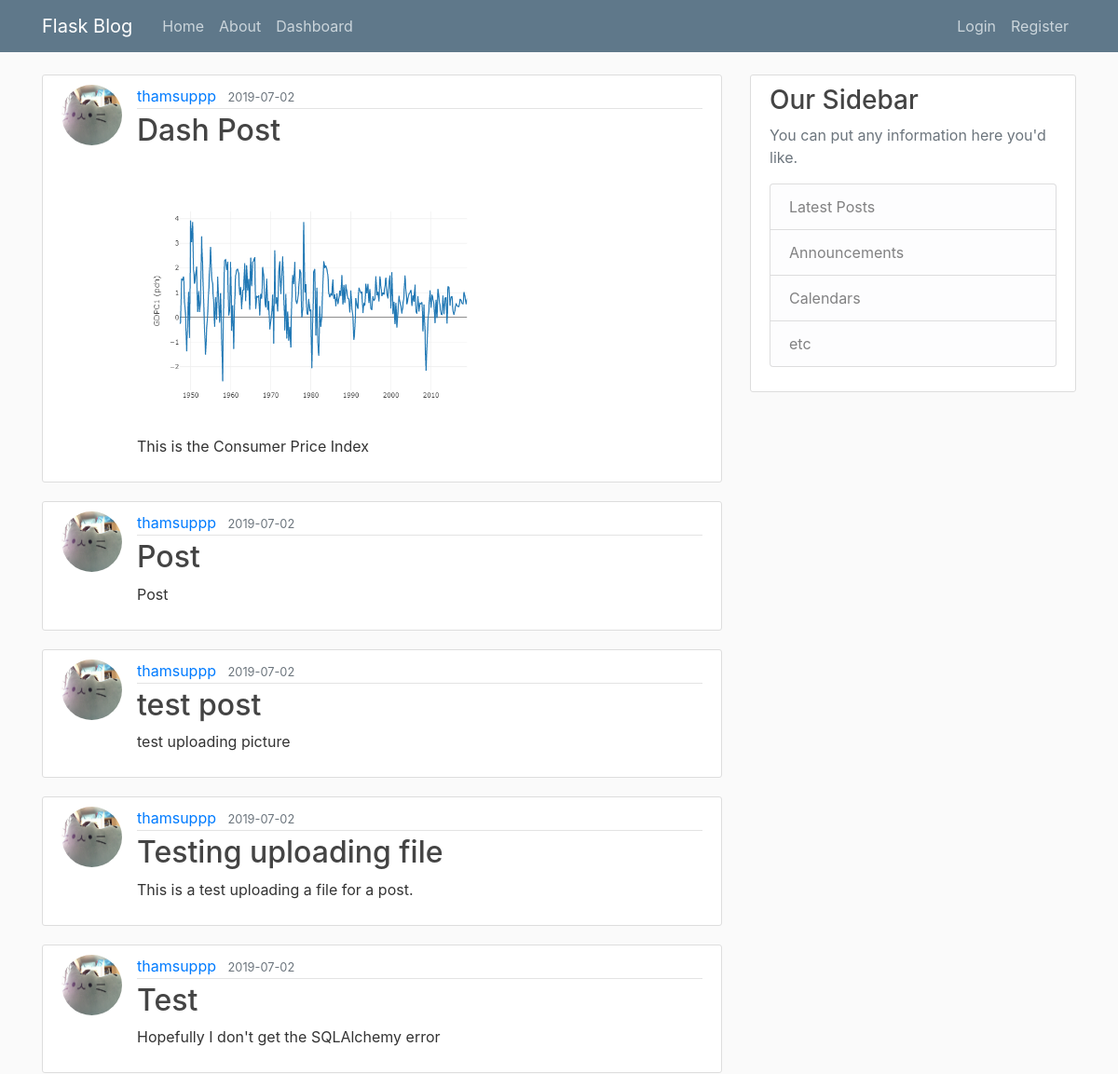
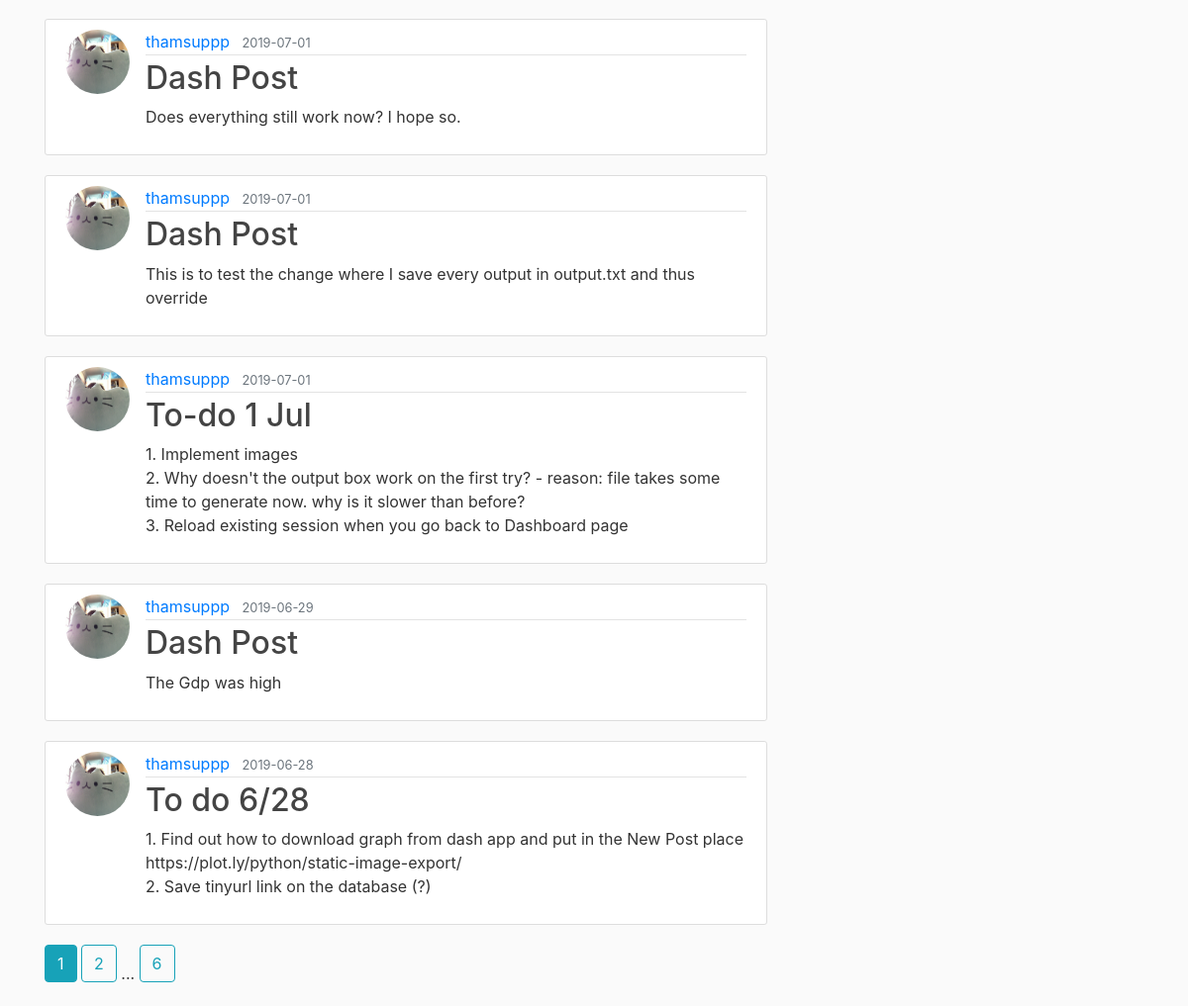
The page / on the database its author committed (2 pictures, top to bottom).
### flaskblog/models.py (models this page shows, shortened)
class Post(db.Model):
    id = db.Column(db.Integer, primary_key=True)
    title = db.Column(db.String(100), nullable=False)
    date_posted = db.Column(db.DateTime, nullable=False, default=datetime.utcnow)
    content = db.Column(db.Text, nullable=False)
    user_id = db.Column(db.Integer, db.ForeignKey('user.id'), nullable=False)
    image_file = db.Column(db.String(20), nullable = True)

class User(db.Model, UserMixin):
    id = db.Column(db.Integer, primary_key=True)
    username = db.Column(db.String(20), unique=True, nullable=False)
    email = db.Column(db.String(120), unique=True, nullable=False)
    image_file = db.Column(db.String(20), nullable=False, default='default.jpg')
    password = db.Column(db.String(60), nullable=False)
    posts = db.relationship('Post', backref='author', lazy=True)

### flaskblog/main/routes.py (the view)
@main.route('/')
def home():
    page = request.args.get('page', 1, type=int)
    posts = Post.query.order_by(Post.date_posted.desc()).paginate(page=page, per_page=10)
    return render_template('home.html', posts = posts)

### flaskblog/templates/home.html
{% extends 'layout.html'%}
{% block content %}
    {% for post in posts.items %}
        <article class="media content-section">
            <img class="rounded-circle article-img" src="{{ url_for('static', filename = 'profile_pics/' + post.author.image_file) }}">
            <div class="media-body">
              <div class="article-metadata">
                <a class="mr-2" href="{{ url_for('users.user_posts', username=post.author.username) }}">{{ post.author.username }}</a>
                <small class="text-muted">{{ post.date_posted.strftime('%Y-%m-%d') }}</small>
              </div>
              <h2><a class="article-title" href="{{ url_for('posts.post', post_id=post.id) }}">{{ post.title }}</a></h2>
              {% if post.image_file %}
              <img class='post-img' src="{{ url_for('static', filename = 'post_images/' + post.image_file) }}">
              {% endif %}
              <p class="article-content">{{ post.content }}</p>
            </div>
        </article>
    {% endfor %}
    {% for page_num in posts.iter_pages(left_edge=1, right_edge=1, left_current=1, right_current=2) %}
        {% if page_num %}
        {% if posts.page == page_num %}
            <a class='btn btn-info mb-4' href="{{ url_for('main.home', page=page_num) }}">{{ page_num }}</a>
        {% else %}
            <a class='btn btn-outline-info mb-4' href="{{ url_for('main.home', page=page_num) }}">{{ page_num }}</a>
        {% endif %}
        {% else %}
        ...
        {% endif %}
    {% endfor %}
{% endblock content %}

### flaskblog/templates/layout.html (shortened to what this page needs)
<!DOCTYPE html>
<html>
<head>
    <link rel="stylesheet" href="https://stackpath.bootstrapcdn.com/bootstrap/4.3.1/css/bootstrap.min.css">
    <link rel="stylesheet" type='text/css' href="{{ url_for('static', filename='main.css') }}">
</head>
<body>
    <header class="site-header">
            <nav class="navbar navbar-expand-md navbar-dark bg-steel fixed-top">
                <div class="container">
                <a class="navbar-brand mr-4" href="/">Flask Blog</a>
                <div class="collapse navbar-collapse" id="navbarToggle">
                    <div class="navbar-nav mr-auto">
                    <a class="nav-item nav-link" href="{{ url_for('main.home') }}">Home</a>
                    <a class="nav-item nav-link" href="{{ url_for('main.about') }}">About</a>
                    <a class="nav-item nav-link" href="{{ url_for('dash.dashboard') }}">Dashboard</a>
                    </div>
                    <div class="navbar-nav">
                        {% if current_user.is_authenticated %}
                        <a class="nav-item nav-link" href="{{ url_for('posts.new_post') }}">New Post</a>
                        <a class="nav-item nav-link" href="{{ url_for('users.account') }}">Account</a>
                        <a class="nav-item nav-link" href="{{ url_for('users.logout') }}">Logout</a>
                        {% else %}
                        <a class="nav-item nav-link" href="{{ url_for('users.login') }}">Login</a>
                        <a class="nav-item nav-link" href="{{ url_for('users.register') }}">Register</a>
                        {% endif %}
                    </div>
                </div>
                </div>
            </nav>
            </header>
    <main role="main" class="container">
            <div class="row">
                <div class="col-md-8">
                {% block content %}{% endblock %}
                </div>
                <div class="col-md-4">
                <div class="content-section">
                    <h3>Our Sidebar</h3>
                    <p class='text-muted'>You can put any information here you'd like.
                    <ul class="list-group">
                        <li class="list-group-item list-group-item-light">Latest Posts</li>
                        <li class="list-group-item list-group-item-light">Announcements</li>
                        <li class="list-group-item list-group-item-light">Calendars</li>
                        <li class="list-group-item list-group-item-light">etc</li>
                    </ul>
                    </p>
                </div>
                </div>
            </div>
            </main>
</body>
</html>

### flaskblog/static/main.css (style rules this page uses)
body { background: #fafafa; color: #333333; margin-top: 5rem; }
h1, h2, h3, h4, h5, h6 { color: #444444; }
.bg-steel { background-color: #5f788a; }
.site-header .navbar-nav .nav-link { color: #cbd5db; }
.content-section { background: #ffffff; padding: 10px 20px; border: 1px solid #dddddd; border-radius: 3px; margin-bottom: 20px; }
.article-title { color: #444444; }
.article-content { white-space: pre-line; }
.article-img { height: 65px; width: 65px; margin-right: 16px; }
.post-img { height: 300px; width: 400px; margin-right: 16px; }
.article-metadata { padding-bottom: 1px; margin-bottom: 4px; border-bottom: 1px solid #e3e3e3 }

### rows shown on the page
Post: image_file (picture), author.username "thamsuppp", date_posted "2019-07-02", title "Dash Post", content "This is the Consumer Price Index"
Post: image_file (picture), author.username "thamsuppp", date_posted "2019-07-02", title "Post", content "Post"
Post: image_file (picture), author.username "thamsuppp", date_posted "2019-07-02", title "test post", content "test uploading picture"
Post: image_file (picture), author.username "thamsuppp", date_posted "2019-07-02", title "Testing uploading file", content "This is a test uploading a file for a post."
Post: image_file (picture), author.username "thamsuppp", date_posted "2019-07-02", title "Test", content "Hopefully I don't get the SQLAlchemy error"
Post: image_file (picture), author.username "thamsuppp", date_posted "2019-07-01", title "Dash Post", content "Does everything still work now? I hope so."
Post: image_file (picture), author.username "thamsuppp", date_posted "2019-07-01", title "Dash Post", content "This is to test the change where I save every output in output.txt and thus override"
Post: image_file (picture), author.username "thamsuppp", date_posted "2019-07-01", title "To-do 1 Jul", content "1. Implement images 2. Why doesn't the output box work on the first try? - reason: file takes some time to generate now. why is it slower than before? 3. Reload existing session when you go back to Dashboard page"
Post: image_file (picture), author.username "thamsuppp", date_posted "2019-06-29", title "Dash Post", content "The Gdp was high"
Post: image_file (picture), author.username "thamsuppp", date_posted "2019-06-28", title "To do 6/28", content "1. Find out how to download graph from dash app and put in the New Post place https://plot.ly/python/static-image-export/ 2. Save tinyurl link on the database (?)"

### other values the page prints
{{ page_num }} "1"
{{ page_num }} "2" "6"
